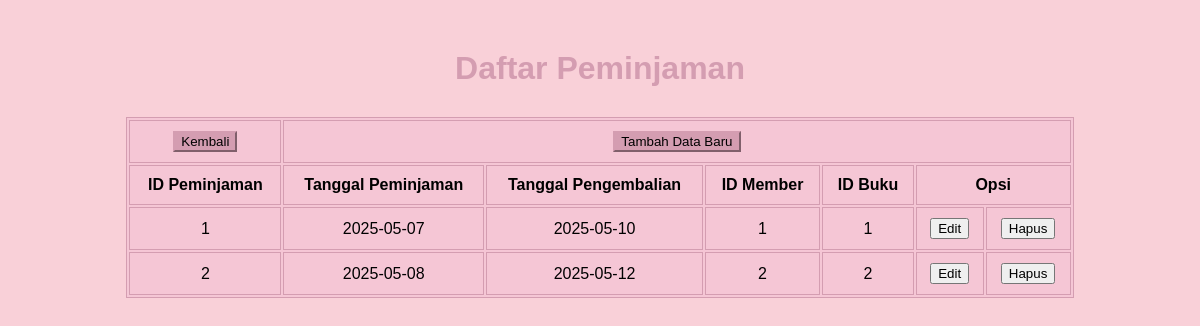
The app's page /Peminjaman.php with its own data.
### tables this page shows
CREATE TABLE `peminjaman` (
  `id_peminjaman` int(11) NOT NULL,
  `tgl_pinjam` date DEFAULT NULL,
  `tgl_kembali` date DEFAULT NULL,
  `id_member` int(11) DEFAULT NULL,
  `id_buku` int(11) DEFAULT NULL
);

### Model.php (called while the page is built, shortened)
<?php
function selectalldata($table) {
    $conn = getConnection();
    $query = "SELECT * FROM $table";
    $result = mysqli_query($conn, $query);
    return $result;
}
?>

### Peminjaman.php (the view, shortened to what this page needs)
<?php
require "Model.php";
?>
<!doctype html>
<html lang="en">
<head>
</head>
<body>
    <h1>Daftar Peminjaman</h1>
    <div class="table-responsive mx-4">
        <table>
            <tr>
                <td><a href="index.php"><button type="button" class="btn btn-primary">Kembali</button></a></td>
                <td colspan=6><a href="FormPeminjaman.php"><button type="button" class="btn btn-primary float-end btn-sm">Tambah Data Baru</button></a></td>
            </tr>
            <tr>
                <th>ID Peminjaman</th>
                <th>Tanggal Peminjaman</th>
                <th>Tanggal Pengembalian</th>
                <th>ID Member</th>
                <th>ID Buku</th>
                <th colspan="2">Opsi</th>
            </tr>
            <?php
            $result = selectalldata("peminjaman");
            while ($data = mysqli_fetch_array($result)) { ?>
                <tr>
                    <td><?php echo $data['id_peminjaman'] ?></td>
                    <td><?php echo $data['tgl_pinjam'] ?></td>
                    <td><?php echo $data['tgl_kembali'] ?></td>
                    <td><?php echo $data['id_member'] ?></td>
                    <td><?php echo $data['id_buku'] ?></td>
                    <td style="text-align: center;">
                        <a href="FormPeminjaman.php?id_peminjaman=<?php echo $data['id_peminjaman']; ?>">
                            <button class="btn btn-success btn-sm">Edit</button>
                        </a>
                    </td>
                    <td style="text-align: center;">
                        <a href="Peminjaman.php?id_peminjaman=<?php echo $data['id_peminjaman']; ?>" onclick="return confirm('Hapus data?')">
                            <button class="btn btn-danger btn-sm">Hapus</button>
                        </a>
                    </td>
                </tr>
            <?php } ?>
        </table>
    </div>
</body>
</html>

### Peminjaman.php (style rules this page uses)
body { background-color: #f9d0d8; font-family: Arial, sans-serif; }
h1 { text-align: center; color: #d49db1; margin-top: 50px; }
table { margin-top: 30px; width: 80%; margin-left: auto; margin-right: auto; border: 1px solid #d49db1; background-color: #f5c6d5; }
th, td { padding: 10px; text-align: center; border: 1px solid #d49db1; }
.btn-primary { background-color: #d49db1; border-color: #d49db1; }

### records on screen
peminjaman: id_peminjaman "1", tgl_pinjam "2025-05-07", tgl_kembali "2025-05-10", id_member "1", id_buku "1"
peminjaman: id_peminjaman "2", tgl_pinjam "2025-05-08", tgl_kembali "2025-05-12", id_member "2", id_buku "2"
